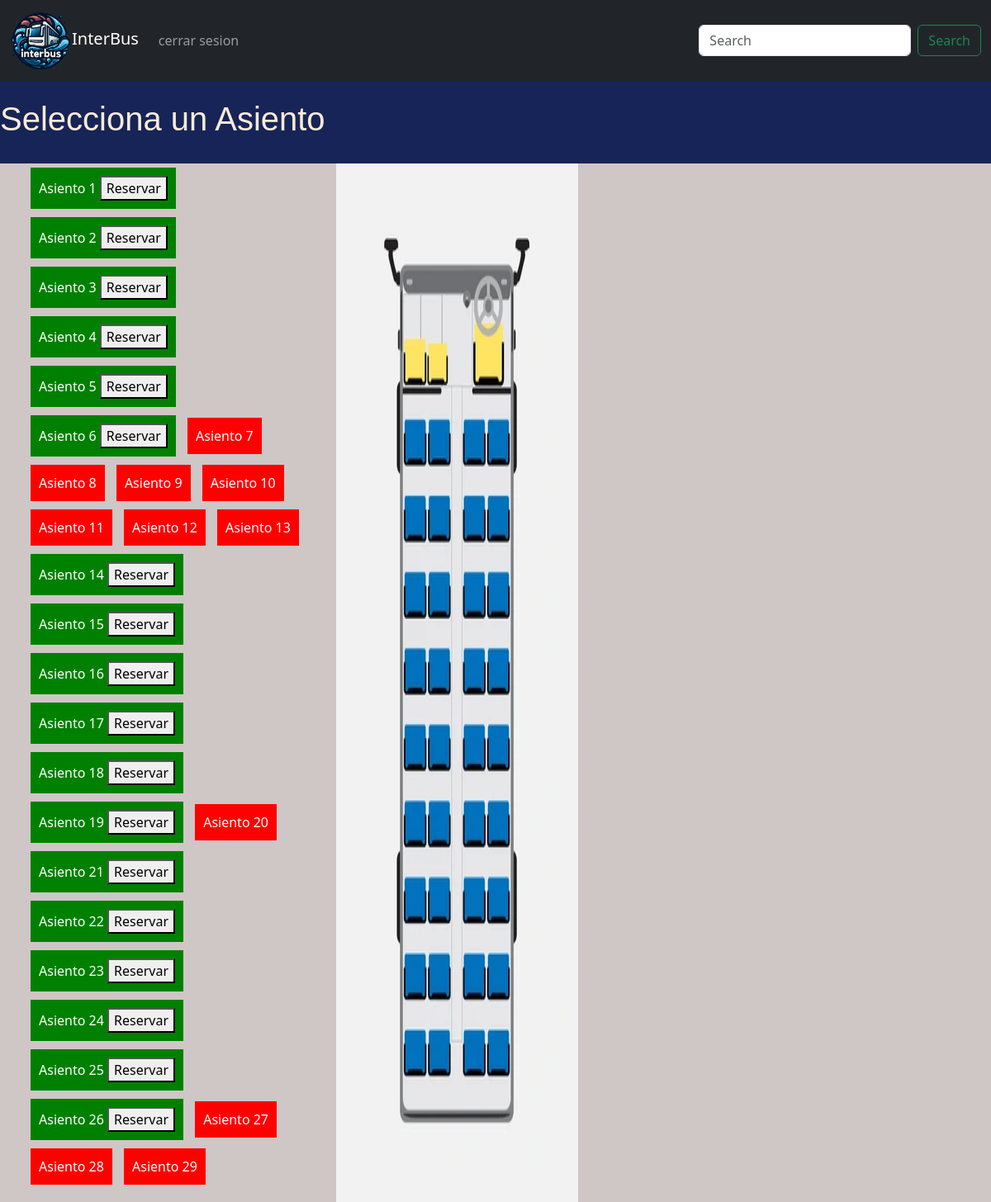
Page /Paradas/reserva/ on the committed database.
### myapp/models.py (models this page shows)
class Asiento(models.Model):
    numero = models.IntegerField()
    disponible = models.BooleanField(default=True)

### myapp/views.py (the view)
# urls.py: path('Paradas/reserva/', views.reserva, name='reserva'),
def reserva(request):
    if request.method == 'POST':
        numero_asiento = request.POST.get('numero_asiento')
        try:
                asiento = Asiento.objects.get(numero=numero_asiento)
                if asiento.disponible:
                    asiento.disponible = False
                    asiento.save()
                    mensaje = f"¡asiento {numero_asiento} reservado con éxito!"
                else:
                    mensaje = f"El asiento {numero_asiento} ya está reservado."
        except Asiento.DoesNotExist:
                mensaje = f"El asiento {numero_asiento} no existe."
        else:
            mensaje = "El número de asiento no es válido."
        asientos = Asiento.objects.all()
        return render(request, 'reserva.html', {'asientos': asientos, 'mensaje': mensaje})
    else:
        asientos = Asiento.objects.all()
        messages.success(request, "Reserva realizada con éxito")
        return render(request, 'reserva.html', {'asientos': asientos})

### myapp/Template/reserva.html (shortened to what this page needs)
{% extends 'basee.html' %}
{% load static %}
{% block content %}
    <div class="titulo">
    <h1>Selecciona un Asiento</h1>
  </div>
  <div class="contenedores">
    <form method="post" action="{% url 'reserva' %}">
        <ul id="asientos">
          {% for asiento in asientos %}
          <li class="asiento {% if asiento.disponible %}asiento-disponible{% else %}asiento-no-disponible{% endif %}">
            Asiento {{ asiento.id }}
            {% if asiento.disponible %}
            <button type="submit" name="reserva" value="{{ asiento.id }}">Reservar</button>
            {% endif %}
          </li>
          {% endfor %}
        </ul>
      </form>
      <img class="contenedores"  src="{% static '/images/bus.png' %}" alt="bus">
    </div>
    {% endblock %}

### myapp/Template/basee.html (shortened to what this page needs)
{% load static %}
<!DOCTYPE html>
<html lang="en">
<html>
    <head>
        <link rel="stylesheet" href="https://cdn.jsdelivr.net/npm/bootstrap@5.3.3/dist/css/bootstrap.min.css">
        <link rel="stylesheet" type="text/css" href="{% static 'css/style.css' %}">
    </head>
    <body>
        <nav class="navbar navbar-expand-lg bg-dark navbar-dark">
            <div class="container-fluid">
              <a class="navbar-brand" href="/homePage"><img class="imagen_Ti" src="{% static '/images/logo.interbus.png' %}">InterBus</a>
              <div class="collapse navbar-collapse" id="navbarSupportedContent">
                <ul class="navbar-nav me-auto mb-2 mb-lg-0">
                  <li class="nav-item">
                    <a class="nav-link" href="/logout">cerrar sesion</a>
                  </li>
                </ul>
                <form class="d-flex" role="search" action="{% url 'buscar_resultados' %}" method="POST">
                  <input class="form-control me-2" type="search" placeholder="Search" aria-label="Search">
                  <button class="btn btn-outline-success" type="submit">Search</button>
                </form>
              </div>
            </div>
          </nav>
        <div>
        {% block content %}
        {% endblock content %}
    </body>
</html>

### myapp/static/css/style.css (style rules this page uses)
.titulo { display:flex; align-items: center; background: #172457; font: 1em sans-serif; color: antiquewhite; height: 100px; }
.imagen_Ti { width: 75px; border-style:solid #ffffff; }
body { background: #cfc6c6; }
.navbar-brand { display: row; }
.asiento { padding: 10px; margin: 5px; display: inline-block; }
.asiento-disponible { background-color: green; color: white; }
.asiento-no-disponible { background-color: red; color: white; }
.contenedores { width: 700px; display: flex; }

### rows in the picture
Asiento: id "1"
Asiento: id "2"
Asiento: id "3"
Asiento: id "4"
Asiento: id "5"
Asiento: id "6"
Asiento: id "7"
Asiento: id "8"
Asiento: id "9"
Asiento: id "10"
Asiento: id "11"
Asiento: id "12"
Asiento: id "13"
Asiento: id "14"
Asiento: id "15"
Asiento: id "16"
Asiento: id "17"
Asiento: id "18"
Asiento: id "19"
Asiento: id "20"
Asiento: id "21"
Asiento: id "22"
Asiento: id "23"
Asiento: id "24"
Asiento: id "25"
Asiento: id "26"
Asiento: id "27"
Asiento: id "28"
Asiento: id "29"
